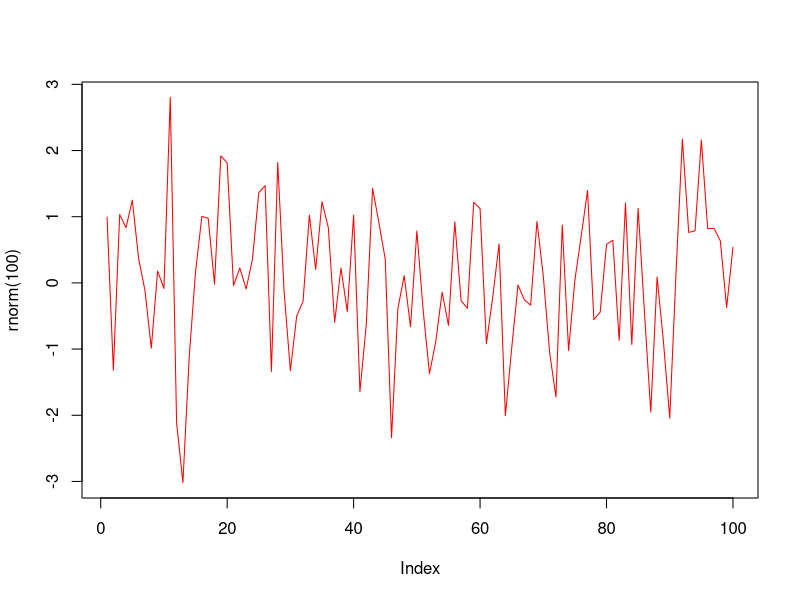
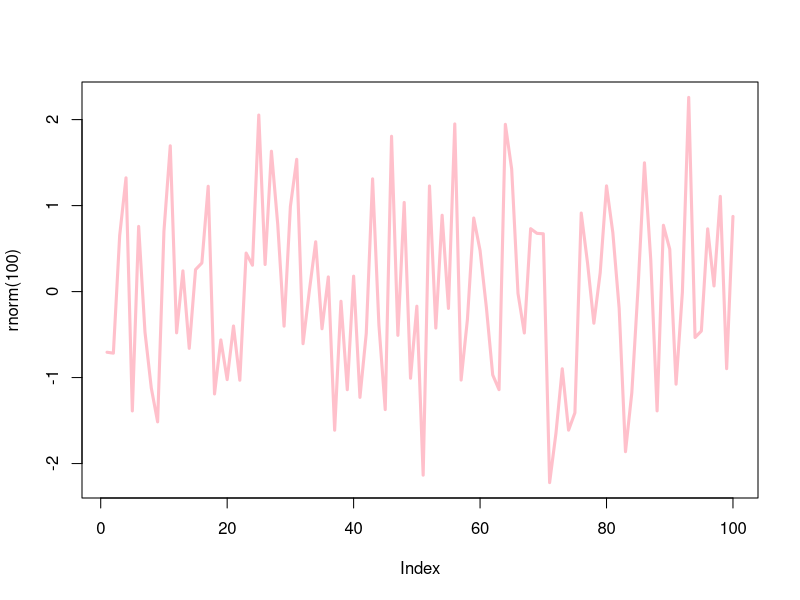
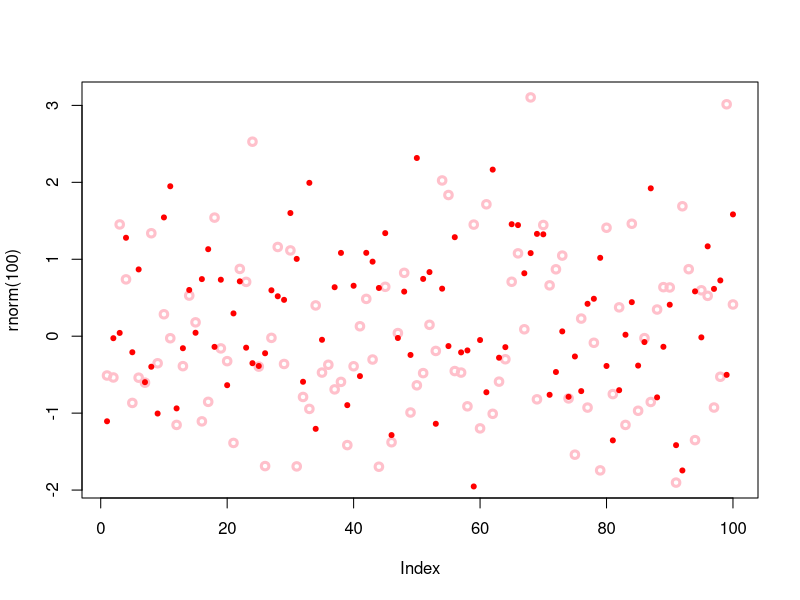
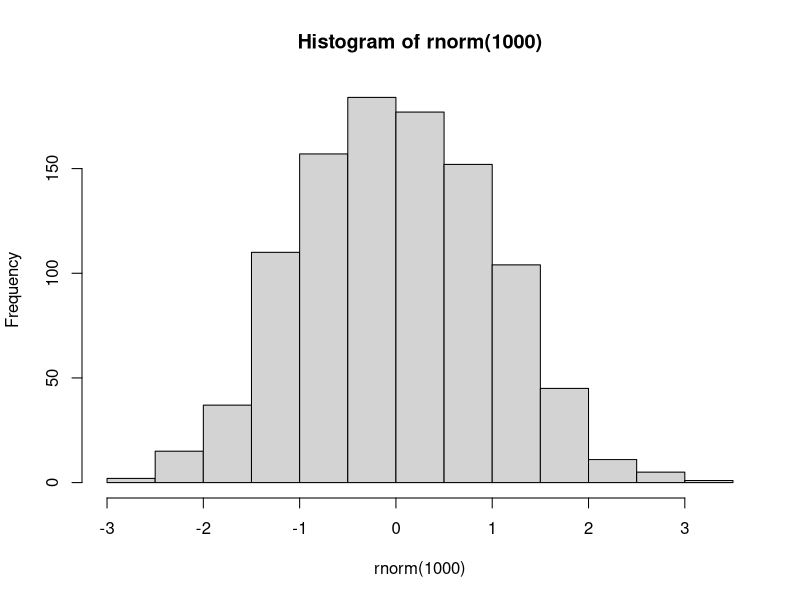

Reproduce these figures in R, in order.
plot(rnorm(100), type = 'l', col='red')
plot(rnorm(100), type = 'l', lwd=3, col='pink')

#### Plot and points ####
plot(rnorm(100), type = 'p', lwd=3, col='pink', pch=1)
points(rnorm(100), pch=20, col='red')

#### Histogram ####
hist(rnorm(1000))